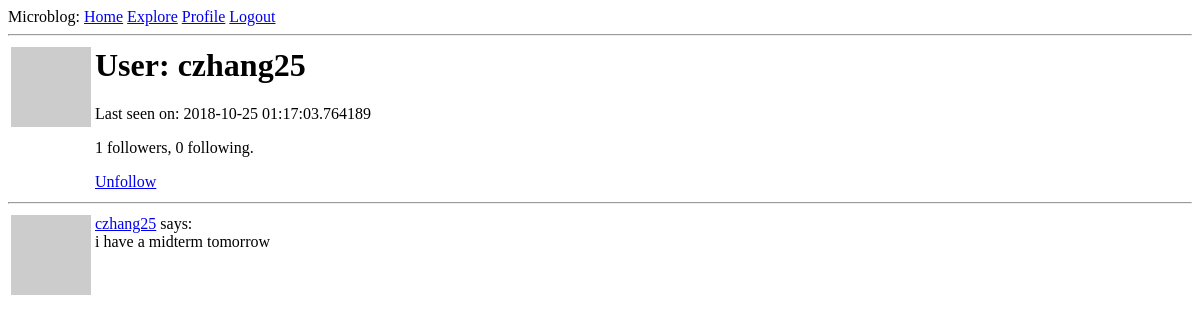
The app's page /user/czhang25 (signed in), older data.
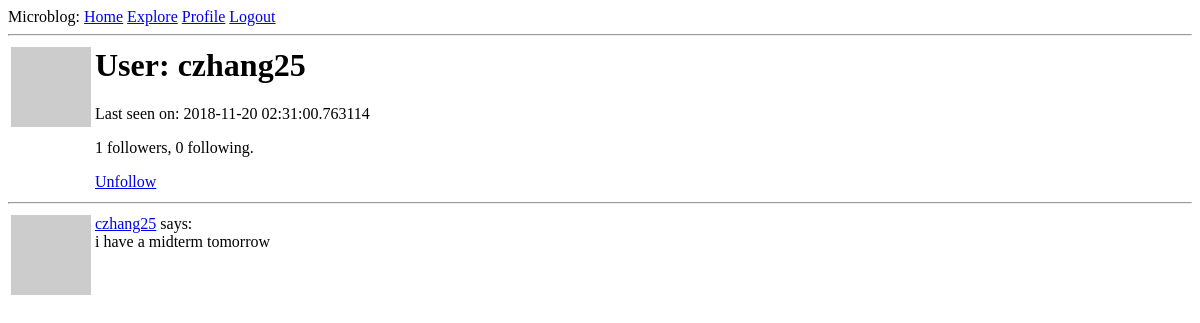
The same page, newer data.
### app/models.py (models this page shows, shortened)
class User(UserMixin, db.Model):
    id = db.Column(db.Integer, primary_key=True)
    username = db.Column(db.String(64), index=True, unique=True)
    email = db.Column(db.String(120), index=True, unique=True)
    password_hash = db.Column(db.String(128))
    posts = db.relationship('Post', backref='author', lazy='dynamic')
    about_me = db.Column(db.String(140))
    last_seen = db.Column(db.DateTime, default=datetime.utcnow)
    followed = db.relationship(
        'User', secondary=followers,
        primaryjoin=(followers.c.follower_id == id),
        secondaryjoin=(followers.c.followed_id == id),
        backref=db.backref('followers', lazy='dynamic'), lazy='dynamic')
    def avatar(self, size):
        digest = md5(self.email.lower().encode('utf-8')).hexdigest()
        return 'https://www.gravatar.com/avatar/{}?d=identicon&s={}'.format(
            digest, size)
    def is_following(self, user):
        return self.followed.filter(
            followers.c.followed_id == user.id).count() > 0

### app/routes.py (the view)
@app.route('/user/<username>')
@login_required
def user(username):
    user = User.query.filter_by(username=username).first_or_404()
    page = request.args.get('page', 1, type=int)
    posts = user.posts.order_by(Post.timestamp.desc()).paginate(
        page, app.config['POSTS_PER_PAGE'], False)
    next_url = url_for('user', username=user.username, page=posts.next_num) \
        if posts.has_next else None
    prev_url = url_for('user', username=user.username, page=posts.prev_num) \
        if posts.has_prev else None
    return render_template('user.html', user=user, posts=posts.items,
                           next_url=next_url, prev_url=prev_url)

### app/models.py (called while the page is built)
@login.user_loader
def load_user(id):
    return User.query.get(int(id))

### app/routes.py (called while the page is built)
@app.before_request
def before_request():
    if current_user.is_authenticated:
        current_user.last_seen = datetime.utcnow()
        db.session.commit()

### app/templates/user.html (shortened to what this page needs)
{% extends "base.html" %}
{% block content %}
    <table>
        <tr valign="top">
            <td><img src="{{ user.avatar(128) }}"></td>
            <td>
                <h1>User: {{ user.username }}</h1>
                {% if user.last_seen %}<p>Last seen on: {{ user.last_seen }}</p>{% endif %}
                <p>{{ user.followers.count() }} followers, {{ user.followed.count() }} following.</p>
                {% if user == current_user %}
                <p><a href="{{ url_for('edit_profile') }}">Edit your profile</a></p>
                {% elif not current_user.is_following(user) %}
                <p><a href="{{ url_for('follow', username=user.username) }}">Follow</a></p>
                {% else %}
                <p><a href="{{ url_for('unfollow', username=user.username) }}">Unfollow</a></p>
                {% endif %}
            </td>
        </tr>
    </table>
    <hr>
    {% for post in posts %}
        {% include '_post.html' %}
    {% endfor %}
{% endblock %}

Row changes from the older to the newer data that the page shows:
changed User "czhang25": last_seen "2018-10-25 01:17:03.764189" → "2018-11-20 02:31:00.763114"
